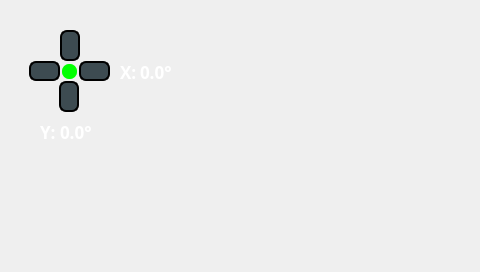
<?xml version="1.0" encoding="UTF-8"?>
<ui version="4.0">
 <class>FootActive</class>
 <widget class="QWidget" name="FootActive">
  <property name="geometry">
   <rect>
    <x>0</x>
    <y>0</y>
    <width>480</width>
    <height>272</height>
   </rect>
  </property>
  <property name="windowTitle">
   <string>Form</string>
  </property>
  <widget class="QLabel" name="label">
   <property name="geometry">
    <rect>
     <x>0</x>
     <y>0</y>
     <width>480</width>
     <height>272</height>
    </rect>
   </property>
   <property name="styleSheet">
    <string notr="true">image: url(:/Images/ayakgrubu_aktif.png);</string>
   </property>
   <property name="text">
    <string/>
   </property>
  </widget>
  <widget class="QProgressBar" name="X_Eksi_Bargraph">
   <property name="geometry">
    <rect>
     <x>29</x>
     <y>61</y>
     <width>31</width>
     <height>20</height>
    </rect>
   </property>
   <property name="styleSheet">
    <string notr="true">QProgressBar {
    border: 2px solid #000000;
    background-color: rgb(61, 75, 81);
	border-radius:7px;
    text-align: center;
    color: transparent; /* Yüzdelik yazıyı gizler */
}

QProgressBar::chunk {
    background-color: #00FF00;
    width: 5px; /* Dikey barlar için height: 5px; olarak değiştirilmeli */
    margin: 1px; /* Çizgi çizgi görünümü veren boşluk */
}</string>
   </property>
   <property name="maximum">
    <number>20</number>
   </property>
   <property name="value">
    <number>0</number>
   </property>
   <property name="textVisible">
    <bool>false</bool>
   </property>
   <property name="orientation">
    <enum>Qt::Horizontal</enum>
   </property>
   <property name="invertedAppearance">
    <bool>true</bool>
   </property>
   <property name="format">
    <string/>
   </property>
  </widget>
  <widget class="QProgressBar" name="Y_Eksi_Bargraph">
   <property name="geometry">
    <rect>
     <x>59</x>
     <y>81</y>
     <width>20</width>
     <height>31</height>
    </rect>
   </property>
   <property name="styleSheet">
    <string notr="true">QProgressBar {
    border: 2px solid #000000;
    background-color: rgb(61, 75, 81);
	border-radius:7px;
    text-align: center;
    color: transparent; /* Yüzdelik yazıyı gizler */
}

QProgressBar::chunk {
    background-color: #00FF00;
    height: 5px; /* Dikey barlar için height: 5px; olarak değiştirilmeli */
    margin: 1px; /* Çizgi çizgi görünümü veren boşluk */
}</string>
   </property>
   <property name="maximum">
    <number>20</number>
   </property>
   <property name="value">
    <number>0</number>
   </property>
   <property name="textVisible">
    <bool>true</bool>
   </property>
   <property name="orientation">
    <enum>Qt::Vertical</enum>
   </property>
   <property name="invertedAppearance">
    <bool>true</bool>
   </property>
   <property name="format">
    <string/>
   </property>
  </widget>
  <widget class="QProgressBar" name="X_Arti_Bargraph">
   <property name="geometry">
    <rect>
     <x>79</x>
     <y>61</y>
     <width>31</width>
     <height>20</height>
    </rect>
   </property>
   <property name="styleSheet">
    <string notr="true">QProgressBar {
    border: 2px solid #000000;
    background-color: rgb(61, 75, 81);
	border-radius:7px;
    text-align: center;
    color: transparent; /* Yüzdelik yazıyı gizler */
}

QProgressBar::chunk {
    background-color: #00FF00;
    width: 5px; /* Dikey barlar için height: 5px; olarak değiştirilmeli */
    margin: 1px; /* Çizgi çizgi görünümü veren boşluk */
}</string>
   </property>
   <property name="maximum">
    <number>20</number>
   </property>
   <property name="value">
    <number>0</number>
   </property>
   <property name="textVisible">
    <bool>false</bool>
   </property>
   <property name="orientation">
    <enum>Qt::Horizontal</enum>
   </property>
   <property name="format">
    <string/>
   </property>
  </widget>
  <widget class="QLabel" name="DengeTopu">
   <property name="geometry">
    <rect>
     <x>62</x>
     <y>64</y>
     <width>15</width>
     <height>15</height>
    </rect>
   </property>
   <property name="minimumSize">
    <size>
     <width>15</width>
     <height>15</height>
    </size>
   </property>
   <property name="maximumSize">
    <size>
     <width>15</width>
     <height>15</height>
    </size>
   </property>
   <property name="styleSheet">
    <string notr="true">
    min-width: 15px;
    max-width: 15px;
    min-height: 15px;
    max-height: 15px;
    border: none;
    border-radius: 7px; 
    background-color: #00FF00; 
</string>
   </property>
   <property name="text">
    <string/>
   </property>
  </widget>
  <widget class="QProgressBar" name="Y_Arti_Bargraph">
   <property name="geometry">
    <rect>
     <x>60</x>
     <y>30</y>
     <width>20</width>
     <height>31</height>
    </rect>
   </property>
   <property name="styleSheet">
    <string notr="true">QProgressBar {
    border: 2px solid #000000;
    background-color: rgb(61, 75, 81);
	border-radius:7px;
    text-align: center;
    color: transparent; /* Yüzdelik yazıyı gizler */
}

QProgressBar::chunk {
    background-color: #00FF00;
    height: 5px; /* Dikey barlar için height: 5px; olarak değiştirilmeli */
    margin: 1px; /* Çizgi çizgi görünümü veren boşluk */
}</string>
   </property>
   <property name="maximum">
    <number>20</number>
   </property>
   <property name="value">
    <number>0</number>
   </property>
   <property name="textVisible">
    <bool>false</bool>
   </property>
   <property name="orientation">
    <enum>Qt::Vertical</enum>
   </property>
   <property name="format">
    <string/>
   </property>
  </widget>
  <widget class="QLabel" name="Y_Value">
   <property name="geometry">
    <rect>
     <x>60</x>
     <y>120</y>
     <width>51</width>
     <height>20</height>
    </rect>
   </property>
   <property name="font">
    <font>
     <family>Ubuntu Mono</family>
     <pointsize>13</pointsize>
     <weight>75</weight>
     <bold>true</bold>
    </font>
   </property>
   <property name="styleSheet">
    <string notr="true">color:white;</string>
   </property>
   <property name="text">
    <string>&lt;html&gt;&lt;head/&gt;&lt;body&gt;&lt;p&gt;&lt;span style=&quot; color:#ffffff;&quot;&gt;0.0°&lt;/span&gt;&lt;/p&gt;&lt;/body&gt;&lt;/html&gt;</string>
   </property>
  </widget>
  <widget class="QLabel" name="x_ui">
   <property name="geometry">
    <rect>
     <x>120</x>
     <y>60</y>
     <width>31</width>
     <height>20</height>
    </rect>
   </property>
   <property name="font">
    <font>
     <family>Ubuntu Mono</family>
     <pointsize>13</pointsize>
     <weight>75</weight>
     <bold>true</bold>
    </font>
   </property>
   <property name="text">
    <string>&lt;html&gt;&lt;head/&gt;&lt;body&gt;&lt;p&gt;&lt;span style=&quot; color:#ffffff;&quot;&gt;X:&lt;/span&gt;&lt;/p&gt;&lt;/body&gt;&lt;/html&gt;</string>
   </property>
  </widget>
  <widget class="QLabel" name="X_Value">
   <property name="geometry">
    <rect>
     <x>140</x>
     <y>60</y>
     <width>51</width>
     <height>20</height>
    </rect>
   </property>
   <property name="font">
    <font>
     <family>Ubuntu Mono</family>
     <pointsize>13</pointsize>
     <weight>75</weight>
     <bold>true</bold>
    </font>
   </property>
   <property name="styleSheet">
    <string notr="true">color:white;</string>
   </property>
   <property name="text">
    <string>&lt;html&gt;&lt;head/&gt;&lt;body&gt;&lt;p&gt;&lt;span style=&quot; color:#ffffff;&quot;&gt;0.0°&lt;/span&gt;&lt;/p&gt;&lt;/body&gt;&lt;/html&gt;</string>
   </property>
  </widget>
  <widget class="QLabel" name="y_ui">
   <property name="geometry">
    <rect>
     <x>40</x>
     <y>120</y>
     <width>31</width>
     <height>20</height>
    </rect>
   </property>
   <property name="font">
    <font>
     <family>Ubuntu Mono</family>
     <pointsize>13</pointsize>
     <weight>75</weight>
     <bold>true</bold>
    </font>
   </property>
   <property name="text">
    <string>&lt;html&gt;&lt;head/&gt;&lt;body&gt;&lt;p&gt;&lt;span style=&quot; color:#ffffff;&quot;&gt;Y:&lt;/span&gt;&lt;/p&gt;&lt;/body&gt;&lt;/html&gt;</string>
   </property>
  </widget>
 </widget>
 <resources/>
 <connections/>
</ui>
